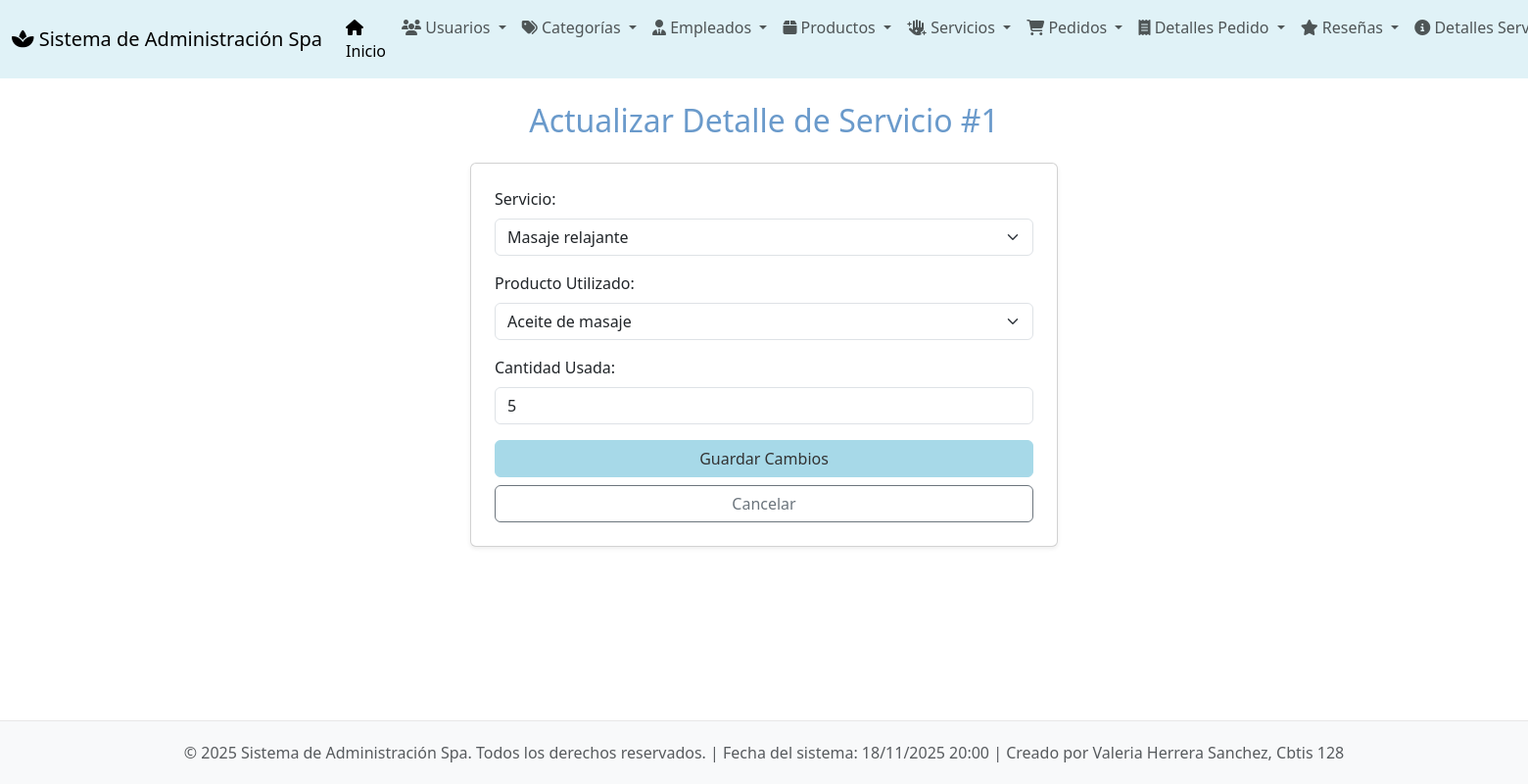
Screenshot of /detalles-servicio/actualizar/1/ with the database file from the repository.
### app_Spa/models.py (models this page shows, shortened)
class Detalle_servicio(models.Model):
    id_detalle_servicio = models.AutoField(primary_key=True, unique=True)
    servicio = models.ForeignKey(
        Servicios,
        on_delete=models.CASCADE,
        related_name="detalles_servicio"
    )
    producto = models.ForeignKey(
        Productos,
        on_delete=models.CASCADE,
        related_name="detalles_servicio"
    )
    cantidad_usada = models.IntegerField(default=1)

class Servicios(models.Model):
    id_servicio = models.AutoField(primary_key=True, unique=True)
    nombre_servicio = models.CharField(max_length=100)
    descripcion = models.TextField()
    precio = models.DecimalField(max_digits=10, decimal_places=2)
    duracion = models.IntegerField()
    categoria = models.ForeignKey(
        Categorias,
        on_delete=models.CASCADE,
        related_name="servicios"
    )
    productos_utilizados = models.TextField(blank=True, null=True)
    empleado_asignado = models.ForeignKey(
        Empleados,
        on_delete=models.SET_NULL,
        related_name="servicios",
        null=True
    )
    fecha_creacion = models.DateTimeField(auto_now_add=True)
    activo = models.BooleanField(default=True)

class Productos(models.Model):
    id_producto = models.AutoField(primary_key=True, unique=True)
    nombre = models.CharField(max_length=25)
    descripcion = models.TextField()
    precio = models.DecimalField(max_digits=10, decimal_places=2)
    stock = models.IntegerField()
    categoria = models.ForeignKey(
        Categorias,
        on_delete=models.CASCADE,
        related_name="productos"
    )

### app_Spa/views.py (the view)
# urls.py: path('detalles-servicio/actualizar/<int:id_detalle_servicio>/', views.actualizar_detalle_servicio, name='actualizar_detalle_servicio'),
def actualizar_detalle_servicio(request, id_detalle_servicio):
    detalle = get_object_or_404(Detalle_servicio, pk=id_detalle_servicio)
    servicios = Servicios.objects.all()
    productos = Productos.objects.all()
    if request.method == 'POST':
        detalle.servicio = get_object_or_404(Servicios, pk=request.POST['servicio'])
        detalle.producto = get_object_or_404(Productos, pk=request.POST['producto'])
        detalle.cantidad_usada = request.POST['cantidad_usada']
        detalle.save()
        return redirect('ver_detalles_servicio')
    return render(request, 'detalles_servicio/actualizar_detalle_servicio.html', {'detalle': detalle, 'servicios': servicios, 'productos': productos})

### app_Spa/templates/detalles_servicio/actualizar_detalle_servicio.html (shortened to what this page needs)
{% extends 'base.html' %}
{% block content %}
<h2 class="mb-4 text-center" style="color: #6a9acb;">Actualizar Detalle de Servicio #{{ detalle.id_detalle_servicio }}</h2>
<div class="card p-4 shadow-sm mx-auto" style="max-width: 600px;">
    <form method="post">
        <div class="mb-3">
            <label for="servicio" class="form-label">Servicio:</label>
            <select class="form-select" id="servicio" name="servicio" required>
                {% for servicio in servicios %}
                    <option value="{{ servicio.id_servicio }}" {% if servicio.id_servicio == detalle.servicio.id_servicio %}selected{% endif %}>
                        {{ servicio.nombre_servicio }}
                    </option>
                {% endfor %}
            </select>
        </div>
        <div class="mb-3">
            <label for="producto" class="form-label">Producto Utilizado:</label>
            <select class="form-select" id="producto" name="producto" required>
                {% for producto in productos %}
                    <option value="{{ producto.id_producto }}" {% if producto.id_producto == detalle.producto.id_producto %}selected{% endif %}>
                        {{ producto.nombre }}
                    </option>
                {% endfor %}
            </select>
        </div>
        <div class="mb-3">
            <label for="cantidad_usada" class="form-label">Cantidad Usada:</label>
            <input type="number" class="form-control" id="cantidad_usada" name="cantidad_usada" value="{{ detalle.cantidad_usada }}" required>
        </div>
        <div class="d-grid gap-2">
            <button type="submit" class="btn btn-primary">Guardar Cambios</button>
            <a href="{% url 'ver_detalles_servicio' %}" class="btn btn-outline-secondary">Cancelar</a>
        </div>
    </form>
</div>
{% endblock %}

### app_Spa/templates/base.html (style rules this page uses)
body { display: flex; flex-direction: column; min-height: 100vh; }
.btn-primary { background-color: #a7d9e8; border-color: #a7d9e8; color: #333; }

### rows the page displays
Detalle_servicio: id_detalle_servicio "1", servicio "Masaje relajante", producto "Aceite de masaje", cantidad_usada "5"
